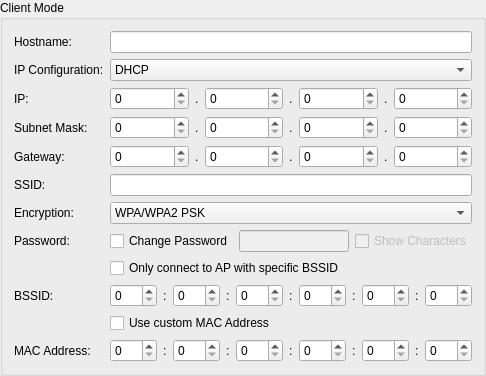
          <widget class="QGroupBox" name="wifi_groupbox_client">
           <property name="title">
            <string>Client Mode</string>
           </property>
           <layout class="QVBoxLayout" name="verticalLayout_3">
            <item>
             <layout class="QGridLayout" name="wifi_client_grid_layout">
              <item row="11" column="1">
               <layout class="QHBoxLayout" name="horizontalLayout_2">
                <item>
                 <widget class="SpinBoxHex" name="wifi_client_mac6">
                  <property name="maximum">
                   <number>255</number>
                  </property>
                 </widget>
                </item>
                <item>
                 <widget class="QLabel" name="wifi_client_mac_dot1">
                  <property name="sizePolicy">
                   <sizepolicy hsizetype="Fixed" vsizetype="Preferred">
                    <horstretch>0</horstretch>
                    <verstretch>0</verstretch>
                   </sizepolicy>
                  </property>
                  <property name="text">
                   <string>:</string>
                  </property>
                 </widget>
                </item>
                <item>
                 <widget class="SpinBoxHex" name="wifi_client_mac5">
                  <property name="maximum">
                   <number>255</number>
                  </property>
                 </widget>
                </item>
                <item>
                 <widget class="QLabel" name="wifi_client_mac_dot2">
                  <property name="sizePolicy">
                   <sizepolicy hsizetype="Fixed" vsizetype="Preferred">
                    <horstretch>0</horstretch>
                    <verstretch>0</verstretch>
                   </sizepolicy>
                  </property>
                  <property name="text">
                   <string>:</string>
                  </property>
                 </widget>
                </item>
                <item>
                 <widget class="SpinBoxHex" name="wifi_client_mac4">
                  <property name="maximum">
                   <number>255</number>
                  </property>
                 </widget>
                </item>
                <item>
                 <widget class="QLabel" name="wifi_client_mac_dot3">
                  <property name="sizePolicy">
                   <sizepolicy hsizetype="Fixed" vsizetype="Preferred">
                    <horstretch>0</horstretch>
                    <verstretch>0</verstretch>
                   </sizepolicy>
                  </property>
                  <property name="text">
                   <string>:</string>
                  </property>
                 </widget>
                </item>
                <item>
                 <widget class="SpinBoxHex" name="wifi_client_mac3">
                  <property name="maximum">
                   <number>255</number>
                  </property>
                 </widget>
                </item>
                <item>
                 <widget class="QLabel" name="wifi_client_mac_dot4">
                  <property name="sizePolicy">
                   <sizepolicy hsizetype="Fixed" vsizetype="Preferred">
                    <horstretch>0</horstretch>
                    <verstretch>0</verstretch>
                   </sizepolicy>
                  </property>
                  <property name="text">
                   <string>:</string>
                  </property>
                 </widget>
                </item>
                <item>
                 <widget class="SpinBoxHex" name="wifi_client_mac2">
                  <property name="maximum">
                   <number>255</number>
                  </property>
                 </widget>
                </item>
                <item>
                 <widget class="QLabel" name="wifi_client_mac_dot5">
                  <property name="sizePolicy">
                   <sizepolicy hsizetype="Fixed" vsizetype="Preferred">
                    <horstretch>0</horstretch>
                    <verstretch>0</verstretch>
                   </sizepolicy>
                  </property>
                  <property name="text">
                   <string>:</string>
                  </property>
                 </widget>
                </item>
                <item>
                 <widget class="SpinBoxHex" name="wifi_client_mac1">
                  <property name="maximum">
                   <number>255</number>
                  </property>
                 </widget>
                </item>
               </layout>
              </item>
              <item row="2" column="1">
               <layout class="QHBoxLayout" name="horizontalLayout_18">
                <item>
                 <widget class="QSpinBox" name="wifi_client_ip4">
                  <property name="maximum">
                   <number>255</number>
                  </property>
                 </widget>
                </item>
                <item>
                 <widget class="QLabel" name="wifi_client_dot1">
                  <property name="sizePolicy">
                   <sizepolicy hsizetype="Fixed" vsizetype="Preferred">
                    <horstretch>0</horstretch>
                    <verstretch>0</verstretch>
                   </sizepolicy>
                  </property>
                  <property name="text">
                   <string>.</string>
                  </property>
                 </widget>
                </item>
                <item>
                 <widget class="QSpinBox" name="wifi_client_ip3">
                  <property name="maximum">
                   <number>255</number>
                  </property>
                 </widget>
                </item>
                <item>
                 <widget class="QLabel" name="wifi_client_dot2">
                  <property name="sizePolicy">
                   <sizepolicy hsizetype="Fixed" vsizetype="Preferred">
                    <horstretch>0</horstretch>
                    <verstretch>0</verstretch>
                   </sizepolicy>
                  </property>
                  <property name="text">
                   <string>.</string>
                  </property>
                 </widget>
                </item>
                <item>
                 <widget class="QSpinBox" name="wifi_client_ip2">
                  <property name="maximum">
                   <number>255</number>
                  </property>
                 </widget>
                </item>
                <item>
                 <widget class="QLabel" name="wifi_client_dot3">
                  <property name="sizePolicy">
                   <sizepolicy hsizetype="Fixed" vsizetype="Preferred">
                    <horstretch>0</horstretch>
                    <verstretch>0</verstretch>
                   </sizepolicy>
                  </property>
                  <property name="text">
                   <string>.</string>
                  </property>
                 </widget>
                </item>
                <item>
                 <widget class="QSpinBox" name="wifi_client_ip1">
                  <property name="maximum">
                   <number>255</number>
                  </property>
                 </widget>
                </item>
               </layout>
              </item>
              <item row="4" column="1">
               <layout class="QHBoxLayout" name="horizontalLayout_20">
                <item>
                 <widget class="QSpinBox" name="wifi_client_gw4">
                  <property name="maximum">
                   <number>255</number>
                  </property>
                 </widget>
                </item>
                <item>
                 <widget class="QLabel" name="wifi_client_dot7">
                  <property name="sizePolicy">
                   <sizepolicy hsizetype="Fixed" vsizetype="Preferred">
                    <horstretch>0</horstretch>
                    <verstretch>0</verstretch>
                   </sizepolicy>
                  </property>
                  <property name="text">
                   <string>.</string>
                  </property>
                 </widget>
                </item>
                <item>
                 <widget class="QSpinBox" name="wifi_client_gw3">
                  <property name="maximum">
                   <number>255</number>
                  </property>
                 </widget>
                </item>
                <item>
                 <widget class="QLabel" name="wifi_client_dot8">
                  <property name="sizePolicy">
                   <sizepolicy hsizetype="Fixed" vsizetype="Preferred">
                    <horstretch>0</horstretch>
                    <verstretch>0</verstretch>
                   </sizepolicy>
                  </property>
                  <property name="text">
                   <string>.</string>
                  </property>
                 </widget>
                </item>
                <item>
                 <widget class="QSpinBox" name="wifi_client_gw2">
                  <property name="maximum">
                   <number>255</number>
                  </property>
                 </widget>
                </item>
                <item>
                 <widget class="QLabel" name="wifi_client_dot9">
                  <property name="sizePolicy">
                   <sizepolicy hsizetype="Fixed" vsizetype="Preferred">
                    <horstretch>0</horstretch>
                    <verstretch>0</verstretch>
                   </sizepolicy>
                  </property>
                  <property name="text">
                   <string>.</string>
                  </property>
                 </widget>
                </item>
                <item>
                 <widget class="QSpinBox" name="wifi_client_gw1">
                  <property name="maximum">
                   <number>255</number>
                  </property>
                 </widget>
                </item>
               </layout>
              </item>
              <item row="9" column="1">
               <layout class="QHBoxLayout" name="horizontalLayout">
                <item>
                 <widget class="SpinBoxHex" name="wifi_client_bssid6">
                  <property name="maximum">
                   <number>255</number>
                  </property>
                 </widget>
                </item>
                <item>
                 <widget class="QLabel" name="wifi_client_bssid_dot1">
                  <property name="sizePolicy">
                   <sizepolicy hsizetype="Fixed" vsizetype="Preferred">
                    <horstretch>0</horstretch>
                    <verstretch>0</verstretch>
                   </sizepolicy>
                  </property>
                  <property name="text">
                   <string>:</string>
                  </property>
                 </widget>
                </item>
                <item>
                 <widget class="SpinBoxHex" name="wifi_client_bssid5">
                  <property name="maximum">
                   <number>255</number>
                  </property>
                 </widget>
                </item>
                <item>
                 <widget class="QLabel" name="wifi_client_bssid_dot2">
                  <property name="sizePolicy">
                   <sizepolicy hsizetype="Fixed" vsizetype="Preferred">
                    <horstretch>0</horstretch>
                    <verstretch>0</verstretch>
                   </sizepolicy>
                  </property>
                  <property name="text">
                   <string>:</string>
                  </property>
                 </widget>
                </item>
                <item>
                 <widget class="SpinBoxHex" name="wifi_client_bssid4">
                  <property name="maximum">
                   <number>255</number>
                  </property>
                 </widget>
                </item>
                <item>
                 <widget class="QLabel" name="wifi_client_bssid_dot3">
                  <property name="sizePolicy">
                   <sizepolicy hsizetype="Fixed" vsizetype="Preferred">
                    <horstretch>0</horstretch>
                    <verstretch>0</verstretch>
                   </sizepolicy>
                  </property>
                  <property name="text">
                   <string>:</string>
                  </property>
                 </widget>
                </item>
                <item>
                 <widget class="SpinBoxHex" name="wifi_client_bssid3">
                  <property name="maximum">
                   <number>255</number>
                  </property>
                 </widget>
                </item>
                <item>
                 <widget class="QLabel" name="wifi_client_bssid_dot4">
                  <property name="sizePolicy">
                   <sizepolicy hsizetype="Fixed" vsizetype="Preferred">
                    <horstretch>0</horstretch>
                    <verstretch>0</verstretch>
                   </sizepolicy>
                  </property>
                  <property name="text">
                   <string>:</string>
                  </property>
                 </widget>
                </item>
                <item>
                 <widget class="SpinBoxHex" name="wifi_client_bssid2">
                  <property name="maximum">
                   <number>255</number>
                  </property>
                 </widget>
                </item>
                <item>
                 <widget class="QLabel" name="wifi_client_bssid_dot5">
                  <property name="sizePolicy">
                   <sizepolicy hsizetype="Fixed" vsizetype="Preferred">
                    <horstretch>0</horstretch>
                    <verstretch>0</verstretch>
                   </sizepolicy>
                  </property>
                  <property name="text">
                   <string>:</string>
                  </property>
                 </widget>
                </item>
                <item>
                 <widget class="SpinBoxHex" name="wifi_client_bssid1">
                  <property name="maximum">
                   <number>255</number>
                  </property>
                 </widget>
                </item>
               </layout>
              </item>
              <item row="3" column="1">
               <layout class="QHBoxLayout" name="horizontalLayout_19">
                <item>
                 <widget class="QSpinBox" name="wifi_client_sub4">
                  <property name="maximum">
                   <number>255</number>
                  </property>
                 </widget>
                </item>
                <item>
                 <widget class="QLabel" name="wifi_client_dot4">
                  <property name="sizePolicy">
                   <sizepolicy hsizetype="Fixed" vsizetype="Preferred">
                    <horstretch>0</horstretch>
                    <verstretch>0</verstretch>
                   </sizepolicy>
                  </property>
                  <property name="text">
                   <string>.</string>
                  </property>
                 </widget>
                </item>
                <item>
                 <widget class="QSpinBox" name="wifi_client_sub3">
                  <property name="maximum">
                   <number>255</number>
                  </property>
                 </widget>
                </item>
                <item>
                 <widget class="QLabel" name="wifi_client_dot5">
                  <property name="sizePolicy">
                   <sizepolicy hsizetype="Fixed" vsizetype="Preferred">
                    <horstretch>0</horstretch>
                    <verstretch>0</verstretch>
                   </sizepolicy>
                  </property>
                  <property name="text">
                   <string>.</string>
                  </property>
                 </widget>
                </item>
                <item>
                 <widget class="QSpinBox" name="wifi_client_sub2">
                  <property name="maximum">
                   <number>255</number>
                  </property>
                 </widget>
                </item>
                <item>
                 <widget class="QLabel" name="wifi_client_dot6">
                  <property name="sizePolicy">
                   <sizepolicy hsizetype="Fixed" vsizetype="Preferred">
                    <horstretch>0</horstretch>
                    <verstretch>0</verstretch>
                   </sizepolicy>
                  </property>
                  <property name="text">
                   <string>.</string>
                  </property>
                 </widget>
                </item>
                <item>
                 <widget class="QSpinBox" name="wifi_client_sub1">
                  <property name="maximum">
                   <number>255</number>
                  </property>
                 </widget>
                </item>
               </layout>
              </item>
              <item row="7" column="1">
               <layout class="QHBoxLayout" name="horizontalLayout_21">
                <item>
                 <widget class="QCheckBox" name="wifi_client_change_password">
                  <property name="text">
                   <string>Change Password</string>
                  </property>
                 </widget>
                </item>
                <item>
                 <widget class="QLineEdit" name="wifi_client_password">
                  <property name="enabled">
                   <bool>false</bool>
                  </property>
                  <property name="toolTip">
                   <string>WPA/WPA2: 8-63 chars
WEP: 10 or 26 hexadecimal digits</string>
                  </property>
                  <property name="maxLength">
                   <number>64</number>
                  </property>
                 </widget>
                </item>
                <item>
                 <widget class="QCheckBox" name="wifi_client_password_show">
                  <property name="enabled">
                   <bool>false</bool>
                  </property>
                  <property name="text">
                   <string>Show Characters</string>
                  </property>
                 </widget>
                </item>
               </layout>
              </item>
              <item row="6" column="0">
               <widget class="QLabel" name="wifi_client_encryption_label">
                <property name="sizePolicy">
                 <sizepolicy hsizetype="Minimum" vsizetype="Preferred">
                  <horstretch>0</horstretch>
                  <verstretch>0</verstretch>
                 </sizepolicy>
                </property>
                <property name="text">
                 <string>Encryption:</string>
                </property>
                <property name="buddy">
                 <cstring>wifi_client_encryption</cstring>
                </property>
               </widget>
              </item>
              <item row="5" column="1">
               <widget class="QLineEdit" name="wifi_client_ssid">
                <property name="maxLength">
                 <number>32</number>
                </property>
               </widget>
              </item>
              <item row="8" column="1">
               <widget class="QCheckBox" name="wifi_client_use_bssid">
                <property name="text">
                 <string>Only connect to AP with specific BSSID</string>
                </property>
               </widget>
              </item>
              <item row="0" column="1">
               <widget class="QLineEdit" name="wifi_client_hostname">
                <property name="maxLength">
                 <number>32</number>
                </property>
               </widget>
              </item>
              <item row="1" column="0">
               <widget class="QLabel" name="wifi_client_ip_configuration_label">
                <property name="sizePolicy">
                 <sizepolicy hsizetype="Minimum" vsizetype="Preferred">
                  <horstretch>0</horstretch>
                  <verstretch>0</verstretch>
                 </sizepolicy>
                </property>
                <property name="text">
                 <string>IP Configuration:</string>
                </property>
               </widget>
              </item>
              <item row="0" column="0">
               <widget class="QLabel" name="wifi_client_hostname_label">
                <property name="sizePolicy">
                 <sizepolicy hsizetype="Minimum" vsizetype="Preferred">
                  <horstretch>0</horstretch>
                  <verstretch>0</verstretch>
                 </sizepolicy>
                </property>
                <property name="text">
                 <string>Hostname:</string>
                </property>
               </widget>
              </item>
              <item row="5" column="0">
               <widget class="QLabel" name="wifi_client_ssid_label">
                <property name="sizePolicy">
                 <sizepolicy hsizetype="Minimum" vsizetype="Preferred">
                  <horstretch>0</horstretch>
                  <verstretch>0</verstretch>
                 </sizepolicy>
                </property>
                <property name="text">
                 <string>SSID:</string>
                </property>
               </widget>
              </item>
              <item row="4" column="0">
               <widget class="QLabel" name="wifi_client_gw_label">
                <property name="sizePolicy">
                 <sizepolicy hsizetype="Minimum" vsizetype="Preferred">
                  <horstretch>0</horstretch>
                  <verstretch>0</verstretch>
                 </sizepolicy>
                </property>
                <property name="text">
                 <string>Gateway:</string>
                </property>
                <property name="buddy">
                 <cstring>wifi_client_gw4</cstring>
                </property>
               </widget>
              </item>
              <item row="7" column="0">
               <widget class="QLabel" name="wifi_client_password_label">
                <property name="sizePolicy">
                 <sizepolicy hsizetype="Minimum" vsizetype="Preferred">
                  <horstretch>0</horstretch>
                  <verstretch>0</verstretch>
                 </sizepolicy>
                </property>
                <property name="text">
                 <string>Password:</string>
                </property>
               </widget>
              </item>
              <item row="1" column="1">
               <widget class="QComboBox" name="wifi_client_ip_configuration">
                <item>
                 <property name="text">
                  <string>DHCP</string>
                 </property>
                </item>
                <item>
                 <property name="text">
                  <string>Static IP</string>
                 </property>
                </item>
               </widget>
              </item>
              <item row="3" column="0">
               <widget class="QLabel" name="wifi_client_sub_label">
                <property name="sizePolicy">
                 <sizepolicy hsizetype="Minimum" vsizetype="Preferred">
                  <horstretch>0</horstretch>
                  <verstretch>0</verstretch>
                 </sizepolicy>
                </property>
                <property name="text">
                 <string>Subnet Mask:</string>
                </property>
                <property name="buddy">
                 <cstring>wifi_client_sub4</cstring>
                </property>
               </widget>
              </item>
              <item row="2" column="0">
               <widget class="QLabel" name="wifi_client_ip_label">
                <property name="sizePolicy">
                 <sizepolicy hsizetype="Minimum" vsizetype="Preferred">
                  <horstretch>0</horstretch>
                  <verstretch>0</verstretch>
                 </sizepolicy>
                </property>
                <property name="text">
                 <string>IP:</string>
                </property>
                <property name="buddy">
                 <cstring>wifi_client_ip4</cstring>
                </property>
               </widget>
              </item>
              <item row="6" column="1">
               <widget class="QComboBox" name="wifi_client_encryption">
                <property name="sizePolicy">
                 <sizepolicy hsizetype="Preferred" vsizetype="Fixed">
                  <horstretch>0</horstretch>
                  <verstretch>0</verstretch>
                 </sizepolicy>
                </property>
                <property name="currentIndex">
                 <number>1</number>
                </property>
                <item>
                 <property name="text">
                  <string>Open (No Encryption)</string>
                 </property>
                </item>
                <item>
                 <property name="text">
                  <string>WPA/WPA2 PSK</string>
                 </property>
                </item>
               </widget>
              </item>
              <item row="10" column="1">
               <widget class="QCheckBox" name="wifi_client_use_mac">
                <property name="text">
                 <string>Use custom MAC Address</string>
                </property>
               </widget>
              </item>
              <item row="9" column="0">
               <widget class="QLabel" name="wifi_client_bssid_label">
                <property name="sizePolicy">
                 <sizepolicy hsizetype="Minimum" vsizetype="Preferred">
                  <horstretch>0</horstretch>
                  <verstretch>0</verstretch>
                 </sizepolicy>
                </property>
                <property name="text">
                 <string>BSSID:</string>
                </property>
               </widget>
              </item>
              <item row="11" column="0">
               <widget class="QLabel" name="wifi_client_mac_label">
                <property name="text">
                 <string>MAC Address:</string>
                </property>
               </widget>
              </item>
             </layout>
            </item>
           </layout>
          </widget>
